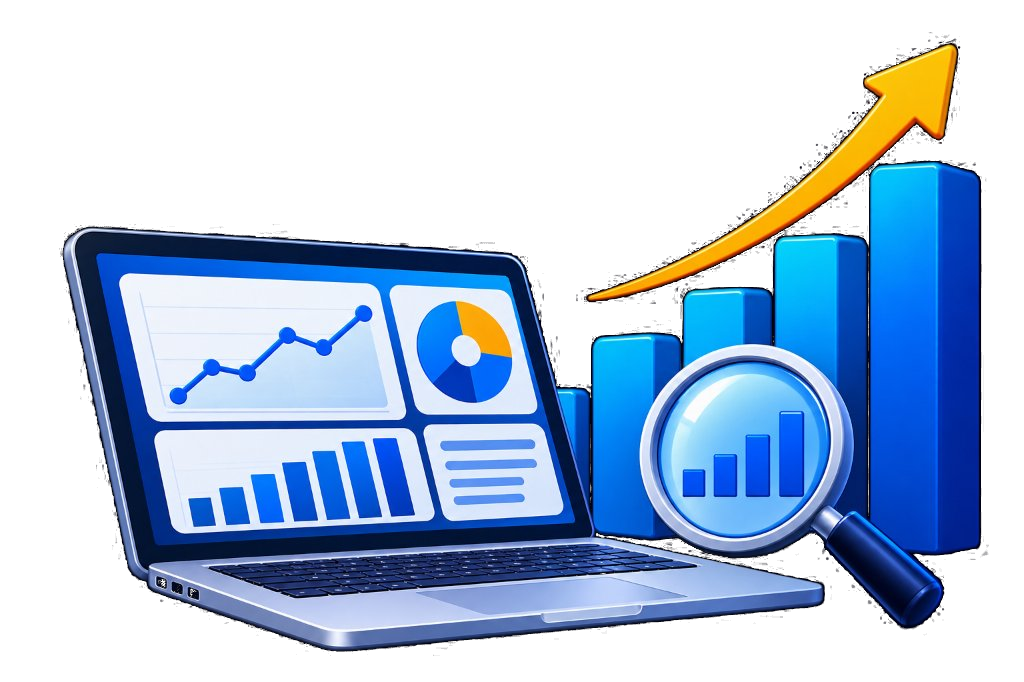
#> input picture arox-website/scratch/business_analytics_cutout.png, 1024 x 682 px, found by its file name
$ python test_composites.py
#> lines starting #> are read from the running program, lines starting #| are printed output that depends on the picture
from PIL import Image

# Open cutout
cutout = Image.open("scratch/business_analytics_cutout.png")
#> cutout is the input picture: PIL image 1024x682 RGBA; mean R, G, B, A 42.9, 63.5, 89.6, 122.5

# Composite on the dark card background color: #08162d
card_bg = Image.new("RGBA", cutout.size, (8, 22, 45, 255))
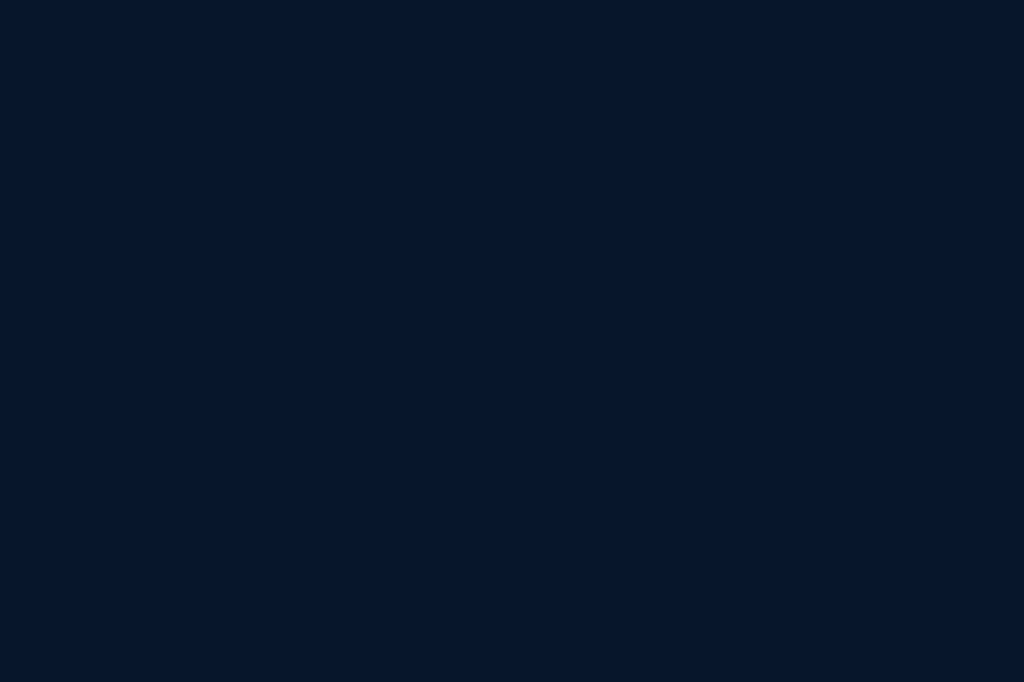
#> card_bg: PIL image 1024x682 RGBA; mean R, G, B, A 8, 22, 45, 255
card_bg.paste(cutout, (0, 0), cutout)
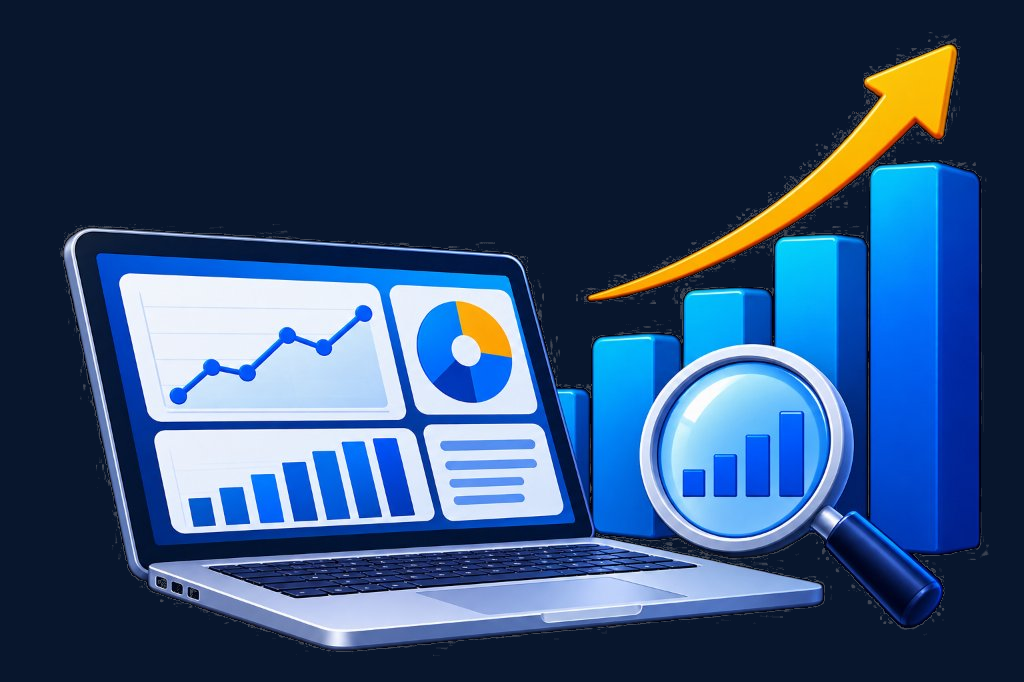
#> card_bg: PIL image 1024x682 RGBA; mean R, G, B, A 47.1, 74.9, 112.9, 254.4; transparent parts drawn white
card_bg.save("scratch/test_ba_on_dark.png")

# Composite on light card background: #f3f7fd
card_light = Image.new("RGBA", cutout.size, (243, 247, 253, 255))
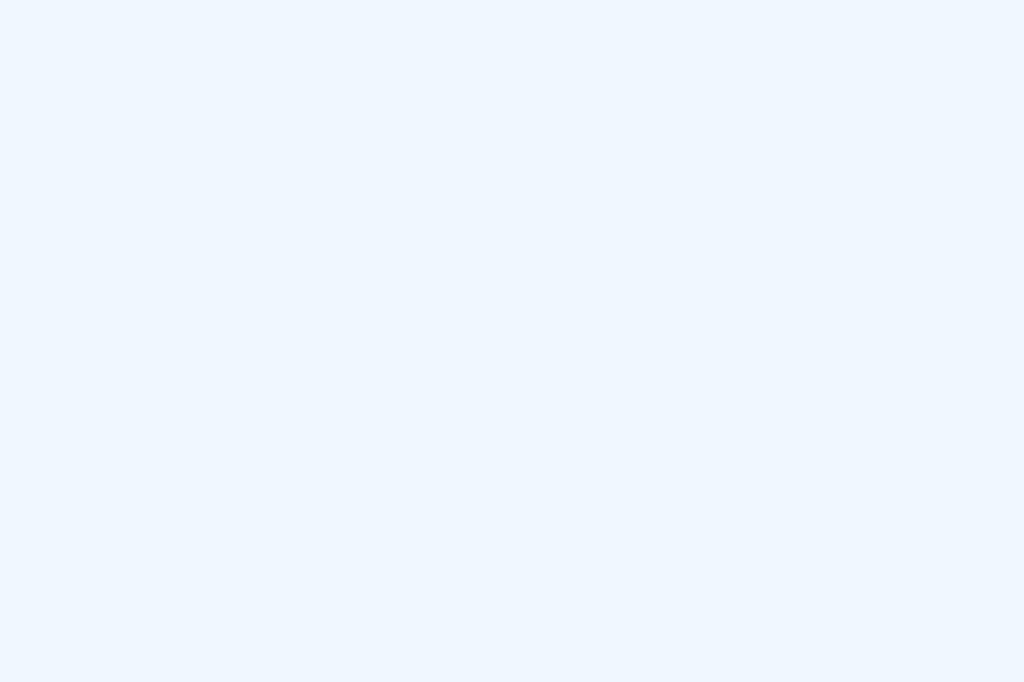
#> card_light: PIL image 1024x682 RGBA; mean R, G, B, A 243, 247, 253, 255
card_light.paste(cutout, (0, 0), cutout)
card_light.save("scratch/test_ba_on_light.png")

print("Composites saved!")
